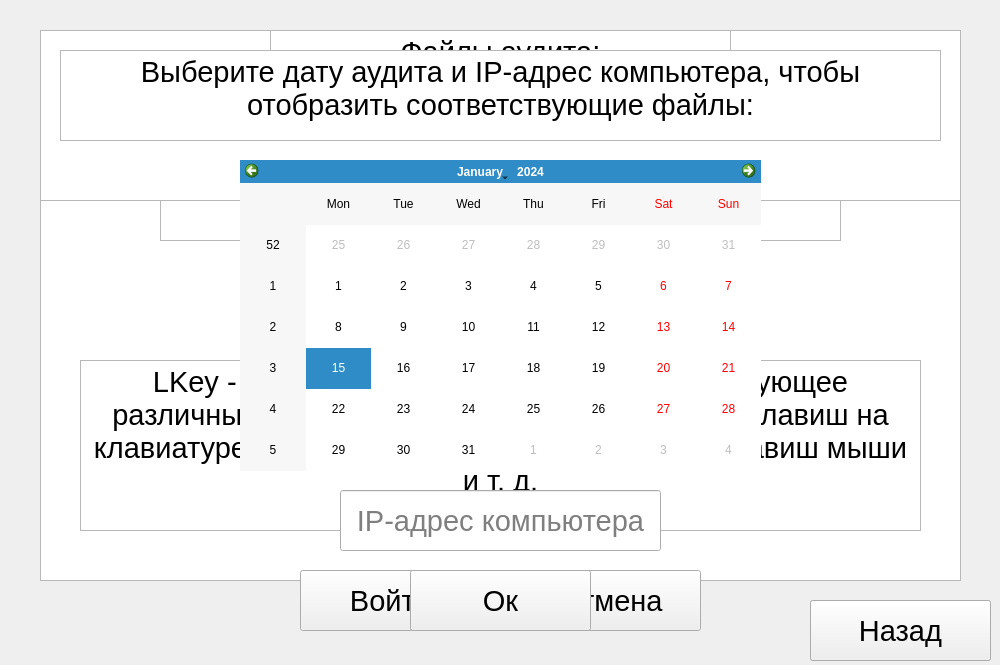
<?xml version="1.0" encoding="UTF-8"?>
<ui version="4.0">
 <class>LKey</class>
 <widget class="QMainWindow" name="LKey">
  <property name="geometry">
   <rect>
    <x>0</x>
    <y>0</y>
    <width>1000</width>
    <height>665</height>
   </rect>
  </property>
  <property name="minimumSize">
   <size>
    <width>1000</width>
    <height>665</height>
   </size>
  </property>
  <property name="maximumSize">
   <size>
    <width>1000</width>
    <height>665</height>
   </size>
  </property>
  <property name="baseSize">
   <size>
    <width>1360</width>
    <height>905</height>
   </size>
  </property>
  <property name="windowTitle">
   <string>LKey</string>
  </property>
  <widget class="QWidget" name="centralwidget">
   <property name="minimumSize">
    <size>
     <width>1000</width>
     <height>665</height>
    </size>
   </property>
   <property name="maximumSize">
    <size>
     <width>1000</width>
     <height>665</height>
    </size>
   </property>
   <property name="baseSize">
    <size>
     <width>1360</width>
     <height>905</height>
    </size>
   </property>
   <widget class="QTextBrowser" name="title">
    <property name="geometry">
     <rect>
      <x>160</x>
      <y>30</y>
      <width>681</width>
      <height>211</height>
     </rect>
    </property>
    <property name="tabletTracking">
     <bool>false</bool>
    </property>
    <property name="html">
     <string>&lt;!DOCTYPE HTML PUBLIC &quot;-//W3C//DTD HTML 4.0//EN&quot; &quot;http://www.w3.org/TR/REC-html40/strict.dtd&quot;&gt;
&lt;html&gt;&lt;head&gt;&lt;meta name=&quot;qrichtext&quot; content=&quot;1&quot; /&gt;&lt;style type=&quot;text/css&quot;&gt;
p, li { white-space: pre-wrap; }
&lt;/style&gt;&lt;/head&gt;&lt;body style=&quot; font-family:'MS Shell Dlg 2'; font-size:8.25pt; font-weight:400; font-style:normal;&quot;&gt;
&lt;p align=&quot;center&quot; style=&quot; margin-top:0px; margin-bottom:0px; margin-left:0px; margin-right:0px; -qt-block-indent:0; text-indent:0px;&quot;&gt;&lt;span style=&quot; font-size:121pt; color:#ffffff;&quot;&gt;LKey&lt;/span&gt;&lt;/p&gt;&lt;/body&gt;&lt;/html&gt;</string>
    </property>
   </widget>
   <widget class="QTextBrowser" name="text">
    <property name="geometry">
     <rect>
      <x>80</x>
      <y>360</y>
      <width>841</width>
      <height>171</height>
     </rect>
    </property>
    <property name="html">
     <string>&lt;!DOCTYPE HTML PUBLIC &quot;-//W3C//DTD HTML 4.0//EN&quot; &quot;http://www.w3.org/TR/REC-html40/strict.dtd&quot;&gt;
&lt;html&gt;&lt;head&gt;&lt;meta name=&quot;qrichtext&quot; content=&quot;1&quot; /&gt;&lt;style type=&quot;text/css&quot;&gt;
p, li { white-space: pre-wrap; }
&lt;/style&gt;&lt;/head&gt;&lt;body style=&quot; font-family:'MS Shell Dlg 2'; font-size:8.25pt; font-weight:400; font-style:normal;&quot;&gt;
&lt;p align=&quot;center&quot; style=&quot; margin-top:0px; margin-bottom:0px; margin-left:0px; margin-right:0px; -qt-block-indent:0; text-indent:0px;&quot;&gt;&lt;span style=&quot; font-family:'-apple-system','BlinkMacSystemFont','Segoe UI','Helvetica','Arial','sans-serif','Apple Color Emoji','Segoe UI Emoji'; font-size:22pt; color:#000000;&quot;&gt;LKey - программное обеспечение, регистрирующее различные действия пользователя — нажатия клавиш на клавиатуре компьютера, движения и нажатия клавиш мыши и т. д.&lt;/span&gt;&lt;/p&gt;&lt;/body&gt;&lt;/html&gt;</string>
    </property>
   </widget>
   <widget class="QPushButton" name="authorization">
    <property name="geometry">
     <rect>
      <x>380</x>
      <y>570</y>
      <width>241</width>
      <height>61</height>
     </rect>
    </property>
    <property name="font">
     <font>
      <pointsize>22</pointsize>
     </font>
    </property>
    <property name="text">
     <string>Авторизоваться</string>
    </property>
   </widget>
   <widget class="QTextBrowser" name="title_2">
    <property name="enabled">
     <bool>true</bool>
    </property>
    <property name="geometry">
     <rect>
      <x>40</x>
      <y>30</y>
      <width>921</width>
      <height>171</height>
     </rect>
    </property>
    <property name="tabletTracking">
     <bool>false</bool>
    </property>
    <property name="html">
     <string>&lt;!DOCTYPE HTML PUBLIC &quot;-//W3C//DTD HTML 4.0//EN&quot; &quot;http://www.w3.org/TR/REC-html40/strict.dtd&quot;&gt;
&lt;html&gt;&lt;head&gt;&lt;meta name=&quot;qrichtext&quot; content=&quot;1&quot; /&gt;&lt;style type=&quot;text/css&quot;&gt;
p, li { white-space: pre-wrap; }
&lt;/style&gt;&lt;/head&gt;&lt;body style=&quot; font-family:'MS Shell Dlg 2'; font-size:8.25pt; font-weight:400; font-style:normal;&quot;&gt;
&lt;p align=&quot;center&quot; style=&quot; margin-top:0px; margin-bottom:0px; margin-left:0px; margin-right:0px; -qt-block-indent:0; text-indent:0px;&quot;&gt;&lt;span style=&quot; font-size:100pt; color:#ffffff;&quot;&gt;Авторизация&lt;/span&gt;&lt;/p&gt;&lt;/body&gt;&lt;/html&gt;</string>
    </property>
   </widget>
   <widget class="QLineEdit" name="login">
    <property name="geometry">
     <rect>
      <x>360</x>
      <y>300</y>
      <width>281</width>
      <height>61</height>
     </rect>
    </property>
    <property name="font">
     <font>
      <pointsize>22</pointsize>
     </font>
    </property>
    <property name="inputMask">
     <string/>
    </property>
    <property name="text">
     <string/>
    </property>
    <property name="placeholderText">
     <string>Логин</string>
    </property>
    <property name="clearButtonEnabled">
     <bool>true</bool>
    </property>
   </widget>
   <widget class="QLineEdit" name="password">
    <property name="geometry">
     <rect>
      <x>360</x>
      <y>400</y>
      <width>281</width>
      <height>61</height>
     </rect>
    </property>
    <property name="font">
     <font>
      <pointsize>22</pointsize>
     </font>
    </property>
    <property name="inputMask">
     <string/>
    </property>
    <property name="text">
     <string/>
    </property>
    <property name="echoMode">
     <enum>QLineEdit::Password</enum>
    </property>
    <property name="placeholderText">
     <string>Пароль</string>
    </property>
    <property name="clearButtonEnabled">
     <bool>true</bool>
    </property>
   </widget>
   <widget class="QPushButton" name="enter">
    <property name="geometry">
     <rect>
      <x>300</x>
      <y>570</y>
      <width>181</width>
      <height>61</height>
     </rect>
    </property>
    <property name="font">
     <font>
      <pointsize>22</pointsize>
     </font>
    </property>
    <property name="text">
     <string>Войти</string>
    </property>
   </widget>
   <widget class="QPushButton" name="cancel">
    <property name="geometry">
     <rect>
      <x>520</x>
      <y>570</y>
      <width>181</width>
      <height>61</height>
     </rect>
    </property>
    <property name="font">
     <font>
      <pointsize>22</pointsize>
     </font>
    </property>
    <property name="text">
     <string>Отмена</string>
    </property>
    <property name="checkable">
     <bool>false</bool>
    </property>
    <property name="checked">
     <bool>false</bool>
    </property>
    <property name="autoRepeat">
     <bool>false</bool>
    </property>
   </widget>
   <widget class="QTextBrowser" name="error">
    <property name="geometry">
     <rect>
      <x>260</x>
      <y>220</y>
      <width>481</width>
      <height>61</height>
     </rect>
    </property>
    <property name="html">
     <string>&lt;!DOCTYPE HTML PUBLIC &quot;-//W3C//DTD HTML 4.0//EN&quot; &quot;http://www.w3.org/TR/REC-html40/strict.dtd&quot;&gt;
&lt;html&gt;&lt;head&gt;&lt;meta name=&quot;qrichtext&quot; content=&quot;1&quot; /&gt;&lt;style type=&quot;text/css&quot;&gt;
p, li { white-space: pre-wrap; }
&lt;/style&gt;&lt;/head&gt;&lt;body style=&quot; font-family:'MS Shell Dlg 2'; font-size:8.25pt; font-weight:400; font-style:normal;&quot;&gt;
&lt;p align=&quot;center&quot; style=&quot; margin-top:0px; margin-bottom:0px; margin-left:0px; margin-right:0px; -qt-block-indent:0; text-indent:0px;&quot;&gt;&lt;span style=&quot; font-family:'-apple-system','BlinkMacSystemFont','Segoe UI','Helvetica','Arial','sans-serif','Apple Color Emoji','Segoe UI Emoji'; font-size:22pt; color:#000000;&quot;&gt;Неверный логин или пароль&lt;/span&gt;&lt;/p&gt;&lt;/body&gt;&lt;/html&gt;</string>
    </property>
   </widget>
   <widget class="QCalendarWidget" name="calendar">
    <property name="geometry">
     <rect>
      <x>240</x>
      <y>160</y>
      <width>521</width>
      <height>311</height>
     </rect>
    </property>
   </widget>
   <widget class="QTextBrowser" name="leftText">
    <property name="geometry">
     <rect>
      <x>60</x>
      <y>50</y>
      <width>881</width>
      <height>91</height>
     </rect>
    </property>
    <property name="html">
     <string>&lt;!DOCTYPE HTML PUBLIC &quot;-//W3C//DTD HTML 4.0//EN&quot; &quot;http://www.w3.org/TR/REC-html40/strict.dtd&quot;&gt;
&lt;html&gt;&lt;head&gt;&lt;meta name=&quot;qrichtext&quot; content=&quot;1&quot; /&gt;&lt;style type=&quot;text/css&quot;&gt;
p, li { white-space: pre-wrap; }
&lt;/style&gt;&lt;/head&gt;&lt;body style=&quot; font-family:'MS Shell Dlg 2'; font-size:8.25pt; font-weight:400; font-style:normal;&quot;&gt;
&lt;p align=&quot;center&quot; style=&quot; margin-top:0px; margin-bottom:0px; margin-left:0px; margin-right:0px; -qt-block-indent:0; text-indent:0px;&quot;&gt;&lt;span style=&quot; font-family:'-apple-system','BlinkMacSystemFont','Segoe UI','Helvetica','Arial','sans-serif','Apple Color Emoji','Segoe UI Emoji'; font-size:22pt; color:#000000;&quot;&gt;Выберите дату аудита и IP-адрес компьютера, чтобы отобразить соответствующие файлы:&lt;/span&gt;&lt;/p&gt;&lt;/body&gt;&lt;/html&gt;</string>
    </property>
   </widget>
   <widget class="QTextBrowser" name="rightText">
    <property name="geometry">
     <rect>
      <x>270</x>
      <y>30</y>
      <width>461</width>
      <height>61</height>
     </rect>
    </property>
    <property name="html">
     <string>&lt;!DOCTYPE HTML PUBLIC &quot;-//W3C//DTD HTML 4.0//EN&quot; &quot;http://www.w3.org/TR/REC-html40/strict.dtd&quot;&gt;
&lt;html&gt;&lt;head&gt;&lt;meta name=&quot;qrichtext&quot; content=&quot;1&quot; /&gt;&lt;style type=&quot;text/css&quot;&gt;
p, li { white-space: pre-wrap; }
&lt;/style&gt;&lt;/head&gt;&lt;body style=&quot; font-family:'MS Shell Dlg 2'; font-size:8.25pt; font-weight:400; font-style:normal;&quot;&gt;
&lt;p align=&quot;center&quot; style=&quot; margin-top:0px; margin-bottom:0px; margin-left:0px; margin-right:0px; -qt-block-indent:0; text-indent:0px;&quot;&gt;&lt;span style=&quot; font-family:'-apple-system','BlinkMacSystemFont','Segoe UI','Helvetica','Arial','sans-serif','Apple Color Emoji','Segoe UI Emoji'; font-size:22pt; color:#000000;&quot;&gt;Файлы аудита:&lt;/span&gt;&lt;/p&gt;&lt;/body&gt;&lt;/html&gt;</string>
    </property>
   </widget>
   <widget class="QPushButton" name="exit">
    <property name="geometry">
     <rect>
      <x>810</x>
      <y>600</y>
      <width>181</width>
      <height>61</height>
     </rect>
    </property>
    <property name="font">
     <font>
      <pointsize>22</pointsize>
     </font>
    </property>
    <property name="text">
     <string>Выход</string>
    </property>
    <property name="checkable">
     <bool>false</bool>
    </property>
    <property name="checked">
     <bool>false</bool>
    </property>
    <property name="autoRepeat">
     <bool>false</bool>
    </property>
   </widget>
   <widget class="QTextBrowser" name="file">
    <property name="geometry">
     <rect>
      <x>40</x>
      <y>110</y>
      <width>921</width>
      <height>471</height>
     </rect>
    </property>
    <property name="html">
     <string>&lt;!DOCTYPE HTML PUBLIC &quot;-//W3C//DTD HTML 4.0//EN&quot; &quot;http://www.w3.org/TR/REC-html40/strict.dtd&quot;&gt;
&lt;html&gt;&lt;head&gt;&lt;meta name=&quot;qrichtext&quot; content=&quot;1&quot; /&gt;&lt;style type=&quot;text/css&quot;&gt;
p, li { white-space: pre-wrap; }
&lt;/style&gt;&lt;/head&gt;&lt;body style=&quot; font-family:'MS Shell Dlg 2'; font-size:8.25pt; font-weight:400; font-style:normal;&quot;&gt;
&lt;p style=&quot;-qt-paragraph-type:empty; margin-top:0px; margin-bottom:0px; margin-left:0px; margin-right:0px; -qt-block-indent:0; text-indent:0px;&quot;&gt;&lt;br /&gt;&lt;/p&gt;&lt;/body&gt;&lt;/html&gt;</string>
    </property>
   </widget>
   <widget class="QPushButton" name="back">
    <property name="geometry">
     <rect>
      <x>810</x>
      <y>600</y>
      <width>181</width>
      <height>61</height>
     </rect>
    </property>
    <property name="font">
     <font>
      <pointsize>22</pointsize>
     </font>
    </property>
    <property name="text">
     <string>Назад</string>
    </property>
    <property name="checkable">
     <bool>false</bool>
    </property>
    <property name="checked">
     <bool>false</bool>
    </property>
    <property name="autoRepeat">
     <bool>false</bool>
    </property>
   </widget>
   <widget class="QLineEdit" name="text_ip">
    <property name="geometry">
     <rect>
      <x>340</x>
      <y>490</y>
      <width>321</width>
      <height>61</height>
     </rect>
    </property>
    <property name="font">
     <font>
      <pointsize>22</pointsize>
     </font>
    </property>
    <property name="acceptDrops">
     <bool>false</bool>
    </property>
    <property name="inputMask">
     <string/>
    </property>
    <property name="text">
     <string/>
    </property>
    <property name="alignment">
     <set>Qt::AlignCenter</set>
    </property>
    <property name="placeholderText">
     <string>IP-адрес компьютера</string>
    </property>
    <property name="clearButtonEnabled">
     <bool>true</bool>
    </property>
   </widget>
   <widget class="QPushButton" name="ok">
    <property name="geometry">
     <rect>
      <x>410</x>
      <y>570</y>
      <width>181</width>
      <height>61</height>
     </rect>
    </property>
    <property name="font">
     <font>
      <pointsize>22</pointsize>
     </font>
    </property>
    <property name="text">
     <string>Ок</string>
    </property>
   </widget>
   <zorder>file</zorder>
   <zorder>title</zorder>
   <zorder>text</zorder>
   <zorder>authorization</zorder>
   <zorder>title_2</zorder>
   <zorder>login</zorder>
   <zorder>password</zorder>
   <zorder>enter</zorder>
   <zorder>cancel</zorder>
   <zorder>error</zorder>
   <zorder>rightText</zorder>
   <zorder>exit</zorder>
   <zorder>back</zorder>
   <zorder>text_ip</zorder>
   <zorder>calendar</zorder>
   <zorder>leftText</zorder>
   <zorder>ok</zorder>
  </widget>
 </widget>
 <resources/>
 <connections/>
</ui>
